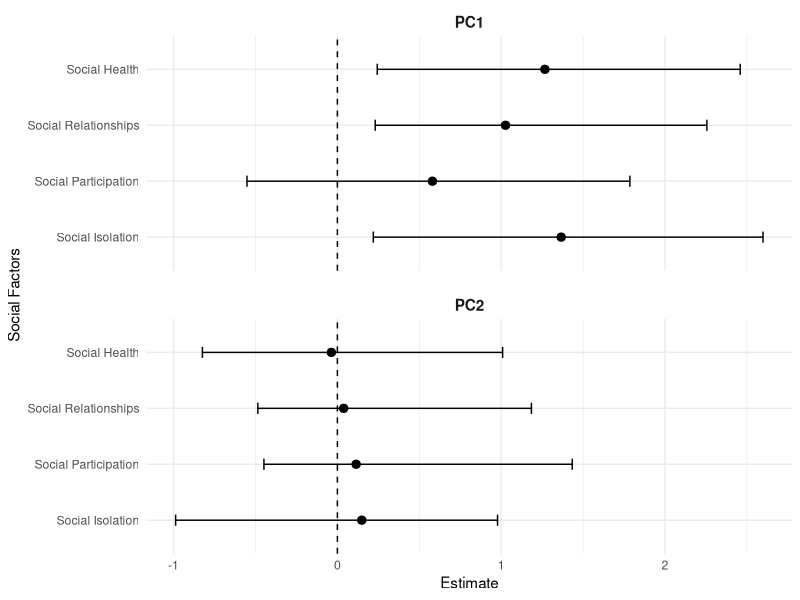
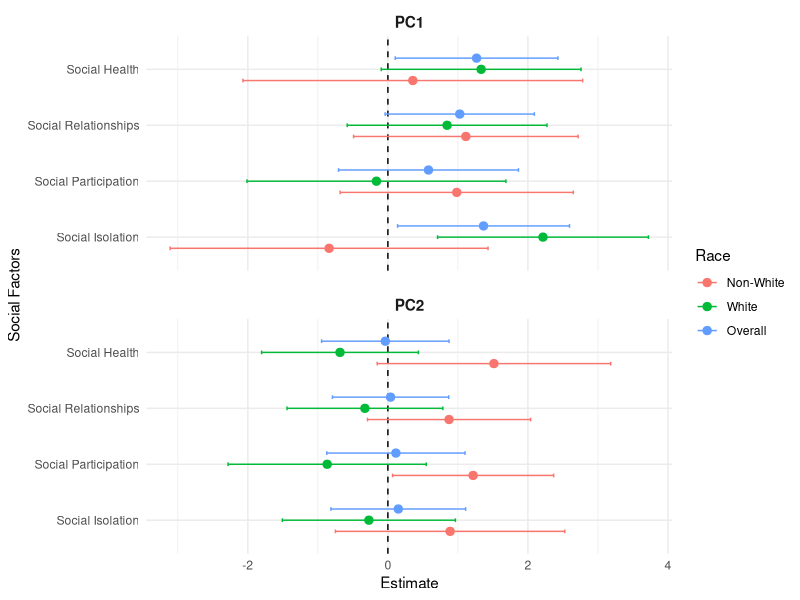
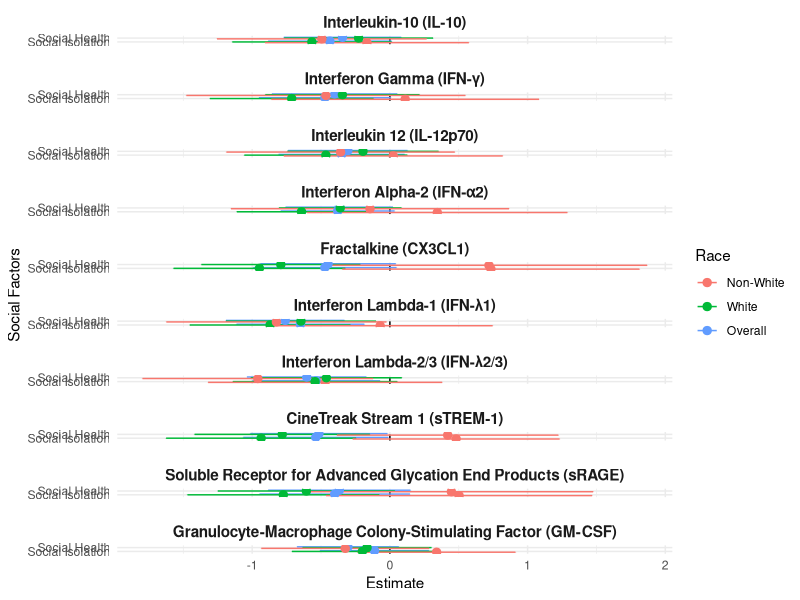

Generate these figures, in order, with R:
library(tidyverse)
library(dplyr)
library(ggplot2)
library(here)

#------ PCA Models -------------
PCA_overall <- read.csv(here("PCA_overall.csv"))

PCA_overall <- PCA_overall |> 
  mutate(
    Exposure = factor(Exposure,
                      levels = c("Social_Isolation",
                                 "Social_Activity", 
                                 "Social_Roles",
                                 "Social_Health"),
                      labels = c("Social Isolation",
                                 "Social Participation", 
                                 "Social Relationships",
                                 "Social Health"))
  )

ggplot(PCA_overall, aes(y = Exposure, x = Estimate)) +
  geom_vline(xintercept = 0, linetype = 2) +
  geom_errorbarh(aes(xmin = Lower_CI, xmax = Upper_CI), height = 0.2) +
  geom_point(size = 2.5) +
  facet_wrap(~ Outcome, ncol = 1, scales = "free_y", strip.position = "top") +
  labs(x = "Estimate", y = "Social Factors") +
  theme_minimal() +
  theme(
    strip.text.x = element_text(face = "bold", size = 11),
    strip.background = element_blank(),
    panel.spacing.y = unit(1.0, "lines")
  )



#-------- PCA Stratified -------------
PCA_overall_strat <- read.csv(here("PCA_overall_strat.csv"))

ggplot_data <- PCA_overall_strat %>%
  mutate(
    Exposure = factor(Exposure,
                      levels = c("Social_Isolation",
                                 "Social_Activity", 
                                 "Social_Roles",
                                 "Social_Health"),
                      labels = c("Social Isolation",
                                 "Social Participation", 
                                 "Social Relationships",
                                 "Social Health")),
    Social = factor(Social, levels = c(1, 0)),
    Race = factor(Race,
                  levels = c(0, 1, 2),
                  labels = c("Overall", "White", "Non-White")) %>%
      fct_rev()
  )

ggplot(ggplot_data, aes(y = Exposure, x = Estimate, color = Race)) +
  geom_vline(xintercept = 0, linetype = 2) +
  geom_errorbarh(
    aes(xmin = Lower_CI, xmax = Upper_CI),
    height = 0.2,
    position = position_dodge(width = 0.6)
  ) +
  geom_point(
    size = 2.5,
    position = position_dodge(width = 0.6)
  ) +
  facet_wrap(~ Outcome, ncol = 1, scales = "free_y", strip.position = "top") +
  labs(x = "Estimate", y = "Social Factors", color = "Race") +
  theme_minimal() +
  theme(
    strip.text.x = element_text(face = "bold", size = 11),
    strip.background = element_blank(),
    panel.spacing.y = unit(1.0, "lines")
  )




#---------PC1 Top 10 Stratified -------------
PC1_biomarkers_strat <- read.csv(here("PC1_biomarkers_stratified.csv"))

ggplot_data_strat <- PC1_biomarkers_strat |>
  mutate(
    Social = factor(exposure,
                    levels = c("Social_Isolation", "Social_Health"),
                    labels = c("Social Isolation", "Social Health")),
    Race = factor(race,
                  levels = c("Overall", "White", "Non-White"),
                  labels = c("Overall", "White", "Non-White")) |>
      fct_rev(),
    biomarker = factor(biomarker,
                       levels = c("IL_10", "IFN_gamma", "IL_12p70", "IFN_alpha2",
                                  "CX3CL1", "IFN_lambda1", "IFN_lambda2_3",
                                  "sTREM_1", "sRAGE", "GM_CSF"),
                       labels = c("Interleukin-10 (IL-10)",
                                  "Interferon Gamma (IFN-\u03b3)",
                                  "Interleukin 12 (IL-12p70)",
                                  "Interferon Alpha-2 (IFN-\u03b12)",
                                  "Fractalkine (CX3CL1)",
                                  "Interferon Lambda-1 (IFN-\u03bb1)",
                                  "Interferon Lambda-2/3 (IFN-\u03bb2/3)",
                                  "CineTreak Stream 1 (sTREM-1)",
                                  "Soluble Receptor for Advanced Glycation End Products (sRAGE)",
                                  "Granulocyte-Macrophage Colony-Stimulating Factor (GM-CSF)"))
  )

ggplot(ggplot_data_strat, aes(y = Social, x = estimate, color = Race)) +
  geom_vline(xintercept = 0, linetype = 2) +
  geom_errorbarh(
    aes(xmin = conf.low, xmax = conf.high),
    height = 0.2,
    position = position_dodge(width = 0.6)
  ) +
  geom_point(
    size = 2.5,
    position = position_dodge(width = 0.6)
  ) +
  facet_wrap(~ biomarker, ncol = 1, scales = "free_y", strip.position = "top") +
  labs(x = "Estimate", y = "Social Factors", color = "Race") +
  theme_minimal() +
  theme(
    strip.text.x = element_text(face = "bold", size = 11),
    strip.background = element_blank(),
    panel.spacing.y = unit(1.0, "lines")
  )
